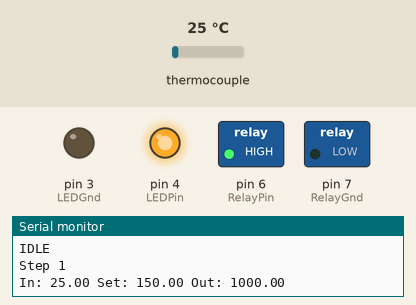
Recording of a sketch running on a simulated Arduino Uno, built with avr-gcc and run on an emulated ATmega328P. Shown: switched loads named in the sketch (green lamp = pin HIGH), output pins drawn as LEDs (lit = HIGH), the last lines printed to the serial monitor. The inputs (shaded band) are chosen by the test bench; at power-on: thermocouple 25 °C. Pins used as bus, display or sensor lines are not drawn.

Above: at 2.2 s.
2.3 s: thermocouple set to 145 °C
At 3.05 s:
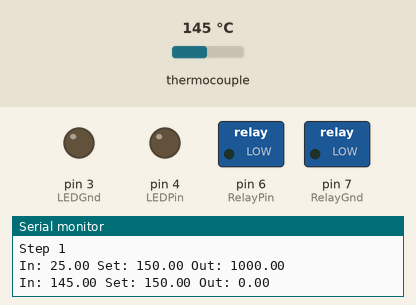
6.3 s: thermocouple set to 155 °C
At 7.7 s:
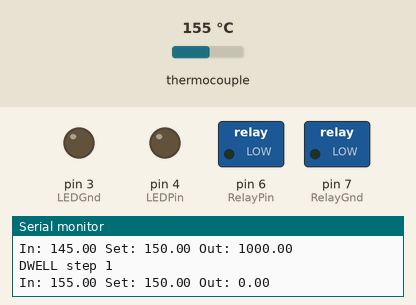
8.5 s: thermocouple set to 6 °C
At 9.3 s:
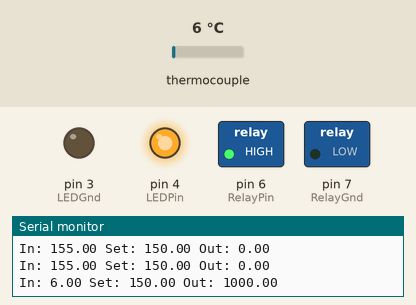
12.5 s: thermocouple set to 225 °C
At 13.5 s:
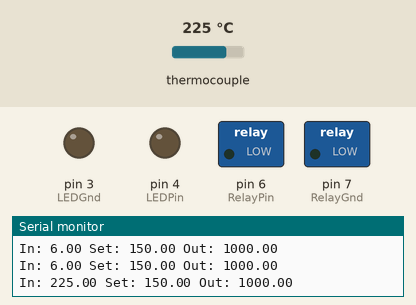
Timing chart, 0 to 15.5 s (numbered marks = the images above; inputs shaded):
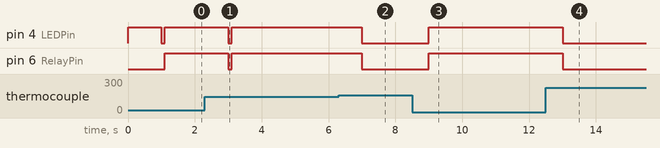

The sketch:

BGA_Rework_Controller_v2.ino
```cpp
#include "max6675.h"
#include <PID_v1.h>
//#include <string.h>

#define RelayPin 6  //Relay + pin
#define RelayGnd 7
#define LEDPin 4  //Status led pin
#define LEDGnd 3
#define SENSOR_SAMPLING_TIME 1000 //read tc every second
#define thermoVCC 10
#define thermoSO 11
#define thermoCS 12
#define thermoCSK 13
#define PIDWindowSize 1000

int preheatTemp = 180;

//profile stuff
byte currentStep = 1;
byte profileSteps = 8;
double rampRates[11] 	= {0,	1,	1,	1,	1,	1,	1,	1,	1};
int dwellTimers[11] 	= {0,	20,	30,	33,	20,	20,	30,	200,	200};
int temperatures[11] 	= {0,	150,	180,	190,	200,	210,	220,	230,	235};

long previousMillis; //these are for counters
double counter;

//these are the different states of the sketch. We call different ones depending on conditions
typedef enum REFLOW_STATE
{
  REFLOW_STATE_RAMP,
  REFLOW_STATE_STEP,
  REFLOW_STATE_DWELL,
  REFLOW_STATE_COMPLETE,
  REFLOW_STATE_ERROR,
  REFLOW_STATE_IDLE,
  REFLOW_STATE_TEST,
  REFLOW_STATE_HON,
  REFLOW_STATE_HOFF,
  REFLOW_STATE_STOP,
  REFLOW_STATE_CONNECTING,
  REFLOW_STATE_JOB_START
}
reflowState_t;

typedef enum REFLOW_STATUS //this is simply to check if reflow should be running or no
{
  REFLOW_STATUS_OFF,
  REFLOW_STATUS_ON
}
reflowStatus_t;

reflowStatus_t reflowStatus;
reflowState_t reflowState;


//PID stuff
double Setpoint = 0;
double Input = 0;
double Output = 0;

double RampP = 300;
double RampI = 0.025;
double RampD = 20;

double DwellP = 300;
double DwellI = 0.05;
double DwellD = 250;
//Specify the links and initial tuning parameters
PID myPID(&Input, &Output, &Setpoint,RampP,RampI,RampD, DIRECT);
unsigned long windowStartTime;

//Thermocouple

//TC read timer
unsigned long nextRead;
MAX6675 thermocouple(thermoCSK, thermoCS, thermoSO);

double currTemp;

//#P8#120_20_0.25#
//convert single line string to profile
void loadProfile(char *line)
{

}

char rcvBuff[100];


void setup()
{
	//start serial port
	Serial.begin(9600);

	//setup relay pins
	pinMode(RelayPin, OUTPUT);
	pinMode(RelayGnd, OUTPUT);
	digitalWrite(RelayGnd, LOW);
	digitalWrite(RelayPin, LOW);

	//setup led pins
	pinMode(LEDPin, OUTPUT);
	pinMode(LEDGnd, OUTPUT);
	digitalWrite(LEDGnd, LOW);
	digitalWrite(LEDPin, HIGH);

	//Setup thermocouple pins
	pinMode(thermoVCC, OUTPUT);
	digitalWrite(thermoVCC, HIGH);

	// wait for MAX chips to stabilize
	delay(1000);

	digitalWrite(LEDPin, LOW);

	// Initialize  top thermocouple reading variable
	nextRead = millis();

	//Total time sketch has been running
	windowStartTime = millis();

	//myPID1 = top heater PID loop
	myPID.SetOutputLimits(0, PIDWindowSize);
	myPID.SetMode(AUTOMATIC);

	reflowState = REFLOW_STATE_IDLE;
}


void loop()
{
	unsigned long currentMillis = millis();
	if (nextRead <= currentMillis)
	{
		nextRead += SENSOR_SAMPLING_TIME;
		Input = thermocouple.readCelsius();
	}


	switch (reflowState)
	{
	case REFLOW_STATE_CONNECTING:
		Serial.print("#ACK");
		reflowState = REFLOW_STATE_IDLE;
	break;


	case REFLOW_STATE_IDLE:
		Serial.println("IDLE");
      /*if (Serial.available > 0)
      {
        Serial.readBytes(rcvBuff);
        if (compareTo(rcvBuff, "#START") == 0)
        {
          reflowStatus = REFLOW_STATUS_ON;
          reflowState = REFLOW_STATE_STEP;
        }
        else if (compareTo(rcvBuff, "#TEST") == 0)
        {
          reflowState = REFLOW_STATE_TEST;
        }
      }
      else
      {*/
          reflowStatus = REFLOW_STATUS_ON;
          reflowState = REFLOW_STATE_STEP;
          Serial.println("Step 1");
      //}

    break;

	case REFLOW_STATE_RAMP:

		if(currentMillis - previousMillis > 1000 / rampRates[currentStep])
		{
			previousMillis = currentMillis;
			counter++;
			Setpoint = temperatures[currentStep-1] + counter;
		}

		if (Setpoint >= temperatures[currentStep])
		{
			reflowState = REFLOW_STATE_STEP;
			Serial.print("STEP "); Serial.println(currentStep);
		}

	break;

	case REFLOW_STATE_STEP:
		Setpoint = temperatures[currentStep];
		if (Input >= temperatures[currentStep])
		{
			myPID.SetTunings(DwellP, DwellI, DwellD);
			counter = 0;
			reflowState = REFLOW_STATE_DWELL;
			Serial.print("DWELL step "); Serial.println(currentStep);
		}

	break;

	case REFLOW_STATE_DWELL:

		if(currentMillis - previousMillis > 1000)
		{
			previousMillis = currentMillis;
			counter++;
		}
		if (counter == dwellTimers[currentStep])
		{
			counter = 0;
			if (profileSteps == currentStep)
			{
				reflowState = REFLOW_STATE_COMPLETE;
			}
			else
			{
				myPID.SetTunings(RampP, RampI, RampD);
				reflowState = REFLOW_STATE_RAMP;
				currentStep++;
				Serial.print("RAMP step "); Serial.println(currentStep);
			}
		}
	break;


	case REFLOW_STATE_COMPLETE:
		Serial.write("ZAVRSENO");

		reflowStatus = REFLOW_STATUS_OFF;
		reflowState = REFLOW_STATE_STOP;

    break;

    case REFLOW_STATE_STOP:
		digitalWrite(LEDPin, HIGH);
		delay(500);
		digitalWrite(LEDPin, LOW);
		delay(500);

    break;
	}


	if (reflowStatus == REFLOW_STATUS_ON)
	{
		myPID.Compute();

		if (millis() - windowStartTime>PIDWindowSize)
		{ //time to shift the Relay Window
			windowStartTime += PIDWindowSize;
			Serial.print("In: "); Serial.print(Input);
			Serial.print(" Set: "); Serial.print(Setpoint);
			Serial.print(" Out: "); Serial.println(Output);
		}
		if (Output > millis() - windowStartTime)
		{
			digitalWrite(RelayPin,HIGH);
			digitalWrite(LEDPin, HIGH);
		}
		else
		{
			digitalWrite(RelayPin,LOW);
			digitalWrite(LEDPin, LOW);
		}
	}
	else
	{
		digitalWrite(RelayPin, LOW);
		digitalWrite(LEDPin, LOW);
	}
}
```

Measured:
- after the input at 2.3 s, pin 4 (LEDPin), pin 6 (RelayPin): HIGH → LOW after 0.70 s, → HIGH 0.10 s later
- after the input at 6.3 s, pin 4 (LEDPin), pin 6 (RelayPin): HIGH → LOW after 0.70 s
- after the input at 8.5 s, pin 4 (LEDPin), pin 6 (RelayPin): LOW → HIGH after 0.50 s
- after the input at 12.5 s, pin 4 (LEDPin), pin 6 (RelayPin): HIGH → LOW after 0.50 s
